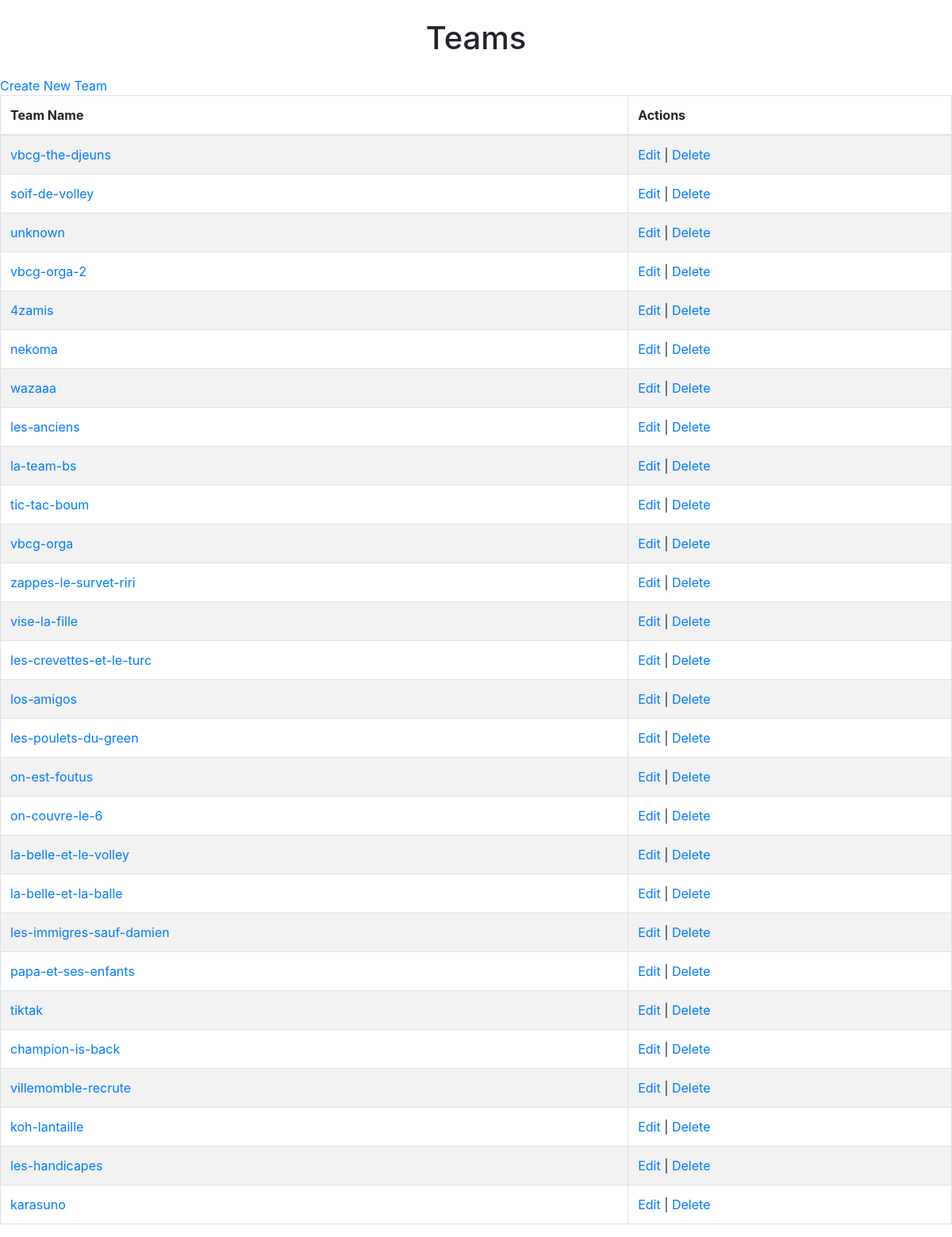
/eventApp/teams/list, run on the app's committed database.
### eventApp/models.py (models this page shows, shortened)
class Team(models.Model):
    event = models.ForeignKey(Event, related_name='teams', on_delete=models.CASCADE)
    name = models.CharField("Team Name", max_length=255)

### eventApp/views.py (the view)
# urls.py: path('teams/list', TeamListView.as_view(), name='team_list'),  # List all teams
class TeamListView(ListView):
    model = Team
    template_name = 'EventApp/team_list.html'  # Specify your template for listing teams
    context_object_name = 'teams'  # The name to use in the template context

### eventApp/templates/eventApp/team_list.html (shortened to what this page needs)
{% load bootstrap4 %}
<!DOCTYPE html>
<html lang="en">
<head>
    {% bootstrap_css %}
</head>
<body>
    <h1 class="text-center my-4">Teams</h1>
    <a href="{% url 'team_create' %}">Create New Team</a>
    <table class="table table-striped table-bordered">
        <thead>
            <tr>
                <th>Team Name</th>
                <th>Actions</th>
            </tr>
        </thead>
        <tbody>
            {% for team in teams %}
                <tr>
                    <td><a href="{% url 'team_detail' team.pk %}">{{ team.name }}</a></td>
                    <td>
                        <a href="{% url 'team_update' team.pk %}">Edit</a> |
                        <a href="{% url 'team_delete' team.pk %}">Delete</a>
                    </td>
                </tr>
            {% empty %}
                <tr>
                    <td colspan="2">No teams available.</td>
                </tr>
            {% endfor %}
        </tbody>
    </table>
</body>
</html>

### data on the page
Team: name "vbcg-the-djeuns"
Team: name "soif-de-volley"
Team: name "unknown"
Team: name "vbcg-orga-2"
Team: name "4zamis"
Team: name "nekoma"
Team: name "wazaaa"
Team: name "les-anciens"
Team: name "la-team-bs"
Team: name "tic-tac-boum"
Team: name "vbcg-orga"
Team: name "zappes-le-survet-riri"
Team: name "vise-la-fille"
Team: name "les-crevettes-et-le-turc"
Team: name "los-amigos"
Team: name "les-poulets-du-green"
Team: name "on-est-foutus"
Team: name "on-couvre-le-6"
Team: name "la-belle-et-le-volley"
Team: name "la-belle-et-la-balle"
Team: name "les-immigres-sauf-damien"
Team: name "papa-et-ses-enfants"
Team: name "tiktak"
Team: name "champion-is-back"
Team: name "villemomble-recrute"
Team: name "koh-lantaille"
Team: name "les-handicapes"
Team: name "karasuno"
